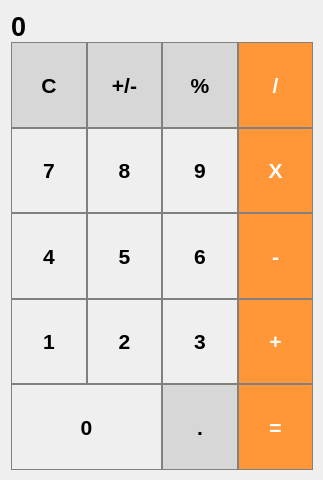
<?xml version="1.0" encoding="UTF-8"?>
<ui version="4.0">
 <class>MainWindow</class>
 <widget class="QMainWindow" name="MainWindow">
  <property name="enabled">
   <bool>true</bool>
  </property>
  <property name="geometry">
   <rect>
    <x>0</x>
    <y>0</y>
    <width>323</width>
    <height>480</height>
   </rect>
  </property>
  <property name="sizePolicy">
   <sizepolicy hsizetype="Fixed" vsizetype="Fixed">
    <horstretch>0</horstretch>
    <verstretch>0</verstretch>
   </sizepolicy>
  </property>
  <property name="minimumSize">
   <size>
    <width>323</width>
    <height>480</height>
   </size>
  </property>
  <property name="maximumSize">
   <size>
    <width>323</width>
    <height>480</height>
   </size>
  </property>
  <property name="windowTitle">
   <string>Taschenrechner</string>
  </property>
  <widget class="QWidget" name="centralWidget">
   <property name="sizePolicy">
    <sizepolicy hsizetype="Fixed" vsizetype="Fixed">
     <horstretch>0</horstretch>
     <verstretch>0</verstretch>
    </sizepolicy>
   </property>
   <property name="minimumSize">
    <size>
     <width>323</width>
     <height>480</height>
    </size>
   </property>
   <property name="maximumSize">
    <size>
     <width>323</width>
     <height>480</height>
    </size>
   </property>
   <widget class="QWidget" name="layoutWidget">
    <property name="geometry">
     <rect>
      <x>0</x>
      <y>0</y>
      <width>324</width>
      <height>481</height>
     </rect>
    </property>
    <layout class="QVBoxLayout" name="verticalLayout">
     <property name="spacing">
      <number>0</number>
     </property>
     <property name="sizeConstraint">
      <enum>QLayout::SetMaximumSize</enum>
     </property>
     <item>
      <widget class="QLabel" name="LBSum">
       <property name="sizePolicy">
        <sizepolicy hsizetype="Preferred" vsizetype="Preferred">
         <horstretch>0</horstretch>
         <verstretch>0</verstretch>
        </sizepolicy>
       </property>
       <property name="font">
        <font>
         <pointsize>20</pointsize>
         <weight>75</weight>
         <bold>true</bold>
        </font>
       </property>
       <property name="styleSheet">
        <string notr="true">QLabel {
  qproperty-alignment: 'AlignVCenter | AlignRight';
  border: 1px solid gray;
}

background-color : white;</string>
       </property>
       <property name="text">
        <string>0</string>
       </property>
       <property name="margin">
        <number>20</number>
       </property>
       <property name="textInteractionFlags">
        <set>Qt::LinksAccessibleByMouse</set>
       </property>
      </widget>
     </item>
     <item>
      <layout class="QGridLayout" name="gridLayout" rowstretch="0,0,0,0,0">
       <property name="sizeConstraint">
        <enum>QLayout::SetMaximumSize</enum>
       </property>
       <property name="spacing">
        <number>0</number>
       </property>
       <item row="0" column="2">
        <widget class="QPushButton" name="PBPercent">
         <property name="sizePolicy">
          <sizepolicy hsizetype="Minimum" vsizetype="Expanding">
           <horstretch>0</horstretch>
           <verstretch>0</verstretch>
          </sizepolicy>
         </property>
         <property name="font">
          <font>
           <pointsize>16</pointsize>
           <weight>75</weight>
           <bold>true</bold>
          </font>
         </property>
         <property name="styleSheet">
          <string notr="true">QPushButton {
  background-color: rgb(215, 215, 215);
  border: 1px solid gray;
}
QPushButton:pressed {
    background-color: qlineargradient(x1: 0, y1: 0, x2: 0, y2: 1,
                                      stop: 0 #BEBEBE, stop: 1 #D7D7D7);
}</string>
         </property>
         <property name="text">
          <string>%</string>
         </property>
        </widget>
       </item>
       <item row="4" column="2">
        <widget class="QPushButton" name="PBPoint">
         <property name="sizePolicy">
          <sizepolicy hsizetype="Minimum" vsizetype="Expanding">
           <horstretch>0</horstretch>
           <verstretch>0</verstretch>
          </sizepolicy>
         </property>
         <property name="font">
          <font>
           <pointsize>16</pointsize>
           <weight>75</weight>
           <bold>true</bold>
          </font>
         </property>
         <property name="styleSheet">
          <string notr="true">QPushButton {
  background-color: rgb(215, 215, 215);
  border: 1px solid gray;
}
QPushButton:pressed {
    background-color: qlineargradient(x1: 0, y1: 0, x2: 0, y2: 1,
                                      stop: 0 #BEBEBE, stop: 1 #D7D7D7);
}</string>
         </property>
         <property name="text">
          <string>.</string>
         </property>
        </widget>
       </item>
       <item row="4" column="0" colspan="2">
        <widget class="QPushButton" name="PBNum0">
         <property name="sizePolicy">
          <sizepolicy hsizetype="Minimum" vsizetype="Expanding">
           <horstretch>0</horstretch>
           <verstretch>0</verstretch>
          </sizepolicy>
         </property>
         <property name="font">
          <font>
           <pointsize>16</pointsize>
           <weight>75</weight>
           <bold>true</bold>
          </font>
         </property>
         <property name="styleSheet">
          <string notr="true">QPushButton {
   border: 1px solid gray;
}
QPushButton:pressed {
    background-color: qlineargradient(x1: 0, y1: 0, x2: 0, y2: 1,
                                      stop: 0 #dadbde, stop: 1 #f6f7fa);
}</string>
         </property>
         <property name="text">
          <string>0</string>
         </property>
        </widget>
       </item>
       <item row="4" column="3">
        <widget class="QPushButton" name="PBEqual">
         <property name="sizePolicy">
          <sizepolicy hsizetype="Minimum" vsizetype="Expanding">
           <horstretch>0</horstretch>
           <verstretch>0</verstretch>
          </sizepolicy>
         </property>
         <property name="font">
          <font>
           <pointsize>16</pointsize>
           <weight>75</weight>
           <bold>true</bold>
          </font>
         </property>
         <property name="styleSheet">
          <string notr="true">QPushButton {
  background-color: rgb(255, 151, 57);
  color: white; 
  border: 1px solid gray;
}

QPushButton:pressed {
    background-color: qlineargradient(x1: 0, y1: 0, x2: 0, y2: 1,
                                      stop: 0 #FF7832, stop: 1 #FF9739);
}
</string>
         </property>
         <property name="text">
          <string>=</string>
         </property>
        </widget>
       </item>
       <item row="3" column="0">
        <widget class="QPushButton" name="PBNum1">
         <property name="sizePolicy">
          <sizepolicy hsizetype="Minimum" vsizetype="Expanding">
           <horstretch>0</horstretch>
           <verstretch>0</verstretch>
          </sizepolicy>
         </property>
         <property name="font">
          <font>
           <pointsize>16</pointsize>
           <weight>75</weight>
           <bold>true</bold>
          </font>
         </property>
         <property name="styleSheet">
          <string notr="true">QPushButton {
   border: 1px solid gray;
}
QPushButton:pressed {
    background-color: qlineargradient(x1: 0, y1: 0, x2: 0, y2: 1,
                                      stop: 0 #dadbde, stop: 1 #f6f7fa);
}</string>
         </property>
         <property name="text">
          <string>1</string>
         </property>
        </widget>
       </item>
       <item row="1" column="0">
        <widget class="QPushButton" name="PBNum7">
         <property name="sizePolicy">
          <sizepolicy hsizetype="Minimum" vsizetype="Expanding">
           <horstretch>0</horstretch>
           <verstretch>0</verstretch>
          </sizepolicy>
         </property>
         <property name="font">
          <font>
           <pointsize>16</pointsize>
           <weight>75</weight>
           <bold>true</bold>
          </font>
         </property>
         <property name="styleSheet">
          <string notr="true">QPushButton {
   border: 1px solid gray;
}
QPushButton:pressed {
    background-color: qlineargradient(x1: 0, y1: 0, x2: 0, y2: 1,
                                      stop: 0 #dadbde, stop: 1 #f6f7fa);
}</string>
         </property>
         <property name="text">
          <string>7</string>
         </property>
        </widget>
       </item>
       <item row="1" column="2">
        <widget class="QPushButton" name="PBNum9">
         <property name="sizePolicy">
          <sizepolicy hsizetype="Minimum" vsizetype="Expanding">
           <horstretch>0</horstretch>
           <verstretch>0</verstretch>
          </sizepolicy>
         </property>
         <property name="font">
          <font>
           <pointsize>16</pointsize>
           <weight>75</weight>
           <bold>true</bold>
          </font>
         </property>
         <property name="styleSheet">
          <string notr="true">QPushButton {
   border: 1px solid gray;
}
QPushButton:pressed {
    background-color: qlineargradient(x1: 0, y1: 0, x2: 0, y2: 1,
                                      stop: 0 #dadbde, stop: 1 #f6f7fa);
}</string>
         </property>
         <property name="text">
          <string>9</string>
         </property>
        </widget>
       </item>
       <item row="2" column="2">
        <widget class="QPushButton" name="PBNum6">
         <property name="sizePolicy">
          <sizepolicy hsizetype="Minimum" vsizetype="Expanding">
           <horstretch>0</horstretch>
           <verstretch>0</verstretch>
          </sizepolicy>
         </property>
         <property name="font">
          <font>
           <pointsize>16</pointsize>
           <weight>75</weight>
           <bold>true</bold>
          </font>
         </property>
         <property name="styleSheet">
          <string notr="true">QPushButton {
   border: 1px solid gray;
}
QPushButton:pressed {
    background-color: qlineargradient(x1: 0, y1: 0, x2: 0, y2: 1,
                                      stop: 0 #dadbde, stop: 1 #f6f7fa);
}</string>
         </property>
         <property name="text">
          <string notr="true">6</string>
         </property>
        </widget>
       </item>
       <item row="3" column="2">
        <widget class="QPushButton" name="PBNum3">
         <property name="sizePolicy">
          <sizepolicy hsizetype="Minimum" vsizetype="Expanding">
           <horstretch>0</horstretch>
           <verstretch>0</verstretch>
          </sizepolicy>
         </property>
         <property name="font">
          <font>
           <pointsize>16</pointsize>
           <weight>75</weight>
           <bold>true</bold>
          </font>
         </property>
         <property name="styleSheet">
          <string notr="true">QPushButton {
   border: 1px solid gray;
}
QPushButton:pressed {
    background-color: qlineargradient(x1: 0, y1: 0, x2: 0, y2: 1,
                                      stop: 0 #dadbde, stop: 1 #f6f7fa);
}</string>
         </property>
         <property name="text">
          <string>3</string>
         </property>
        </widget>
       </item>
       <item row="1" column="3">
        <widget class="QPushButton" name="PBMultip">
         <property name="sizePolicy">
          <sizepolicy hsizetype="Minimum" vsizetype="Expanding">
           <horstretch>0</horstretch>
           <verstretch>0</verstretch>
          </sizepolicy>
         </property>
         <property name="font">
          <font>
           <pointsize>16</pointsize>
           <weight>75</weight>
           <bold>true</bold>
          </font>
         </property>
         <property name="styleSheet">
          <string notr="true">QPushButton {
  background-color: rgb(255, 151, 57);
  color: white; 
  border: 1px solid gray;
}

QPushButton:pressed {
    background-color: qlineargradient(x1: 0, y1: 0, x2: 0, y2: 1,
                                      stop: 0 #FF7832, stop: 1 #FF9739);
}
</string>
         </property>
         <property name="text">
          <string>X</string>
         </property>
        </widget>
       </item>
       <item row="2" column="1">
        <widget class="QPushButton" name="PBNum5">
         <property name="sizePolicy">
          <sizepolicy hsizetype="Minimum" vsizetype="Expanding">
           <horstretch>0</horstretch>
           <verstretch>0</verstretch>
          </sizepolicy>
         </property>
         <property name="font">
          <font>
           <pointsize>16</pointsize>
           <weight>75</weight>
           <bold>true</bold>
          </font>
         </property>
         <property name="styleSheet">
          <string notr="true">QPushButton {
   border: 1px solid gray;
}
QPushButton:pressed {
    background-color: qlineargradient(x1: 0, y1: 0, x2: 0, y2: 1,
                                      stop: 0 #dadbde, stop: 1 #f6f7fa);
}</string>
         </property>
         <property name="text">
          <string>5</string>
         </property>
        </widget>
       </item>
       <item row="1" column="1">
        <widget class="QPushButton" name="PBNum8">
         <property name="sizePolicy">
          <sizepolicy hsizetype="Minimum" vsizetype="Expanding">
           <horstretch>0</horstretch>
           <verstretch>0</verstretch>
          </sizepolicy>
         </property>
         <property name="font">
          <font>
           <pointsize>16</pointsize>
           <weight>75</weight>
           <bold>true</bold>
          </font>
         </property>
         <property name="styleSheet">
          <string notr="true">QPushButton {
   border: 1px solid gray;
}
QPushButton:pressed {
    background-color: qlineargradient(x1: 0, y1: 0, x2: 0, y2: 1,
                                      stop: 0 #dadbde, stop: 1 #f6f7fa);
}</string>
         </property>
         <property name="text">
          <string>8</string>
         </property>
        </widget>
       </item>
       <item row="2" column="0">
        <widget class="QPushButton" name="PBNum4">
         <property name="sizePolicy">
          <sizepolicy hsizetype="Minimum" vsizetype="Expanding">
           <horstretch>0</horstretch>
           <verstretch>0</verstretch>
          </sizepolicy>
         </property>
         <property name="font">
          <font>
           <pointsize>16</pointsize>
           <weight>75</weight>
           <bold>true</bold>
          </font>
         </property>
         <property name="styleSheet">
          <string notr="true">QPushButton {
   border: 1px solid gray;
}
QPushButton:pressed {
    background-color: qlineargradient(x1: 0, y1: 0, x2: 0, y2: 1,
                                      stop: 0 #dadbde, stop: 1 #f6f7fa);
}</string>
         </property>
         <property name="text">
          <string>4</string>
         </property>
        </widget>
       </item>
       <item row="3" column="3">
        <widget class="QPushButton" name="PBPlus">
         <property name="sizePolicy">
          <sizepolicy hsizetype="Minimum" vsizetype="Expanding">
           <horstretch>0</horstretch>
           <verstretch>0</verstretch>
          </sizepolicy>
         </property>
         <property name="font">
          <font>
           <pointsize>16</pointsize>
           <weight>75</weight>
           <bold>true</bold>
          </font>
         </property>
         <property name="styleSheet">
          <string notr="true">QPushButton {
  background-color: rgb(255, 151, 57);
  color: white; 
  border: 1px solid gray;
}

QPushButton:pressed {
    background-color: qlineargradient(x1: 0, y1: 0, x2: 0, y2: 1,
                                      stop: 0 #FF7832, stop: 1 #FF9739);
}
</string>
         </property>
         <property name="text">
          <string>+</string>
         </property>
        </widget>
       </item>
       <item row="0" column="1">
        <widget class="QPushButton" name="PBPlusMinus">
         <property name="sizePolicy">
          <sizepolicy hsizetype="Minimum" vsizetype="Expanding">
           <horstretch>0</horstretch>
           <verstretch>0</verstretch>
          </sizepolicy>
         </property>
         <property name="font">
          <font>
           <pointsize>16</pointsize>
           <weight>75</weight>
           <bold>true</bold>
          </font>
         </property>
         <property name="styleSheet">
          <string notr="true">QPushButton {
  background-color: rgb(215, 215, 215);
  border: 1px solid gray;
}
QPushButton:pressed {
    background-color: qlineargradient(x1: 0, y1: 0, x2: 0, y2: 1,
                                      stop: 0 #BEBEBE, stop: 1 #D7D7D7);
}</string>
         </property>
         <property name="text">
          <string>+/-</string>
         </property>
        </widget>
       </item>
       <item row="3" column="1">
        <widget class="QPushButton" name="PBNum2">
         <property name="sizePolicy">
          <sizepolicy hsizetype="Minimum" vsizetype="Expanding">
           <horstretch>0</horstretch>
           <verstretch>0</verstretch>
          </sizepolicy>
         </property>
         <property name="font">
          <font>
           <pointsize>16</pointsize>
           <weight>75</weight>
           <bold>true</bold>
          </font>
         </property>
         <property name="styleSheet">
          <string notr="true">QPushButton {
   border: 1px solid gray;
}
QPushButton:pressed {
    background-color: qlineargradient(x1: 0, y1: 0, x2: 0, y2: 1,
                                      stop: 0 #dadbde, stop: 1 #f6f7fa);
}</string>
         </property>
         <property name="text">
          <string>2</string>
         </property>
        </widget>
       </item>
       <item row="0" column="3">
        <widget class="QPushButton" name="PBDivide">
         <property name="sizePolicy">
          <sizepolicy hsizetype="Minimum" vsizetype="Expanding">
           <horstretch>0</horstretch>
           <verstretch>0</verstretch>
          </sizepolicy>
         </property>
         <property name="font">
          <font>
           <pointsize>16</pointsize>
           <weight>75</weight>
           <bold>true</bold>
          </font>
         </property>
         <property name="styleSheet">
          <string notr="true">QPushButton {
  background-color: rgb(255, 151, 57);
  color: white; 
  border: 1px solid gray;
}

QPushButton:pressed {
    background-color: qlineargradient(x1: 0, y1: 0, x2: 0, y2: 1,
                                      stop: 0 #FF7832, stop: 1 #FF9739);
}
</string>
         </property>
         <property name="text">
          <string>/</string>
         </property>
        </widget>
       </item>
       <item row="2" column="3">
        <widget class="QPushButton" name="PBMinus">
         <property name="sizePolicy">
          <sizepolicy hsizetype="Minimum" vsizetype="Expanding">
           <horstretch>0</horstretch>
           <verstretch>0</verstretch>
          </sizepolicy>
         </property>
         <property name="font">
          <font>
           <pointsize>16</pointsize>
           <weight>75</weight>
           <bold>true</bold>
          </font>
         </property>
         <property name="styleSheet">
          <string notr="true">QPushButton {
  background-color: rgb(255, 151, 57);
  color: white; 
  border: 1px solid gray;
}

QPushButton:pressed {
    background-color: qlineargradient(x1: 0, y1: 0, x2: 0, y2: 1,
                                      stop: 0 #FF7832, stop: 1 #FF9739);
}
</string>
         </property>
         <property name="text">
          <string>-</string>
         </property>
        </widget>
       </item>
       <item row="0" column="0">
        <widget class="QPushButton" name="PBClear">
         <property name="sizePolicy">
          <sizepolicy hsizetype="Minimum" vsizetype="Expanding">
           <horstretch>0</horstretch>
           <verstretch>0</verstretch>
          </sizepolicy>
         </property>
         <property name="font">
          <font>
           <pointsize>16</pointsize>
           <weight>75</weight>
           <bold>true</bold>
          </font>
         </property>
         <property name="styleSheet">
          <string notr="true">QPushButton {
  background-color: rgb(215, 215, 215);
  border: 1px solid gray;
}
QPushButton:pressed {
    background-color: qlineargradient(x1: 0, y1: 0, x2: 0, y2: 1,
                                      stop: 0 #BEBEBE, stop: 1 #D7D7D7);
}</string>
         </property>
         <property name="text">
          <string>C</string>
         </property>
        </widget>
       </item>
      </layout>
     </item>
    </layout>
   </widget>
  </widget>
 </widget>
 <layoutdefault spacing="6" margin="11"/>
 <resources/>
 <connections/>
</ui>
